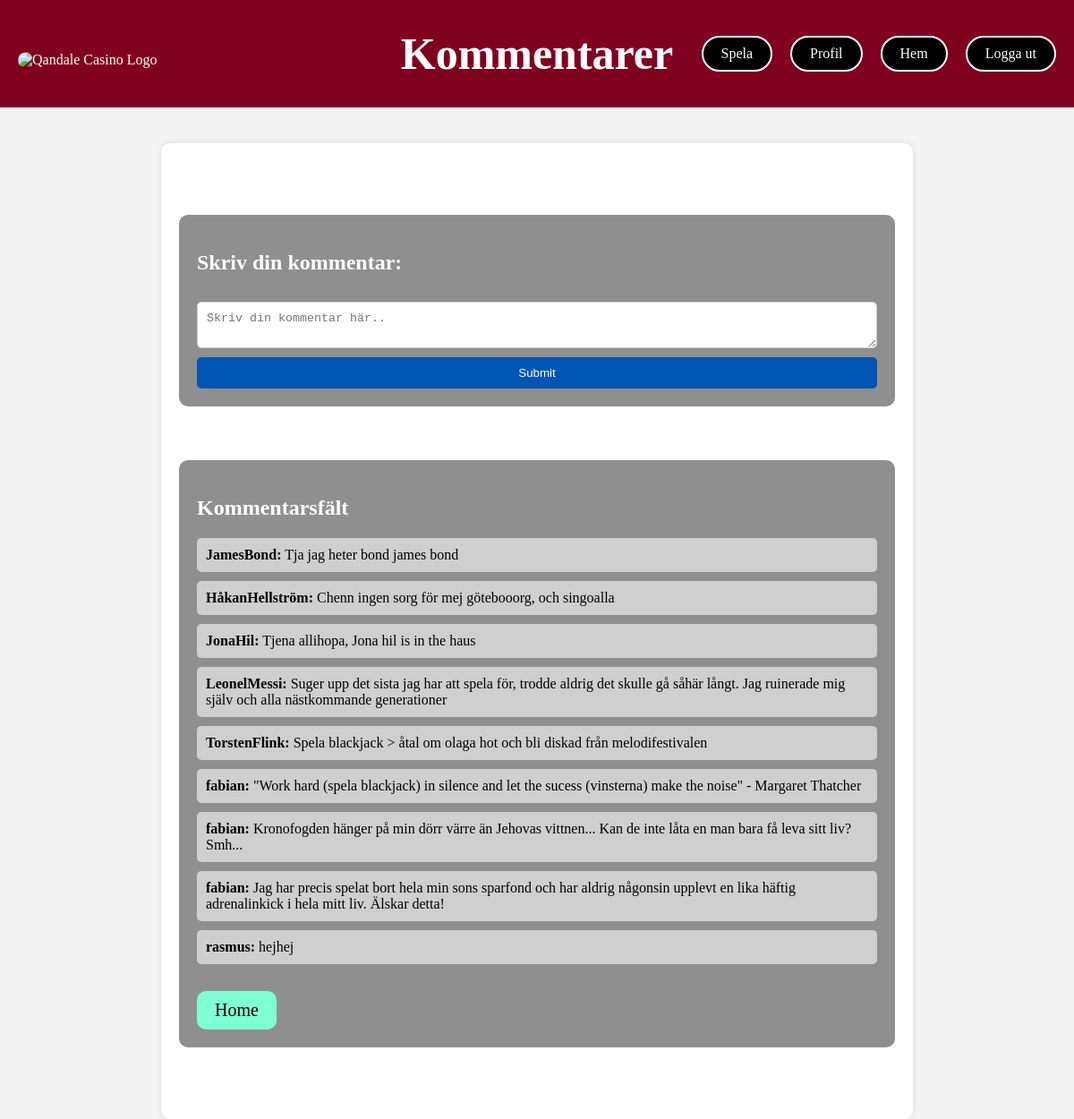
The page /displaycomments.php on the database as committed earlier.
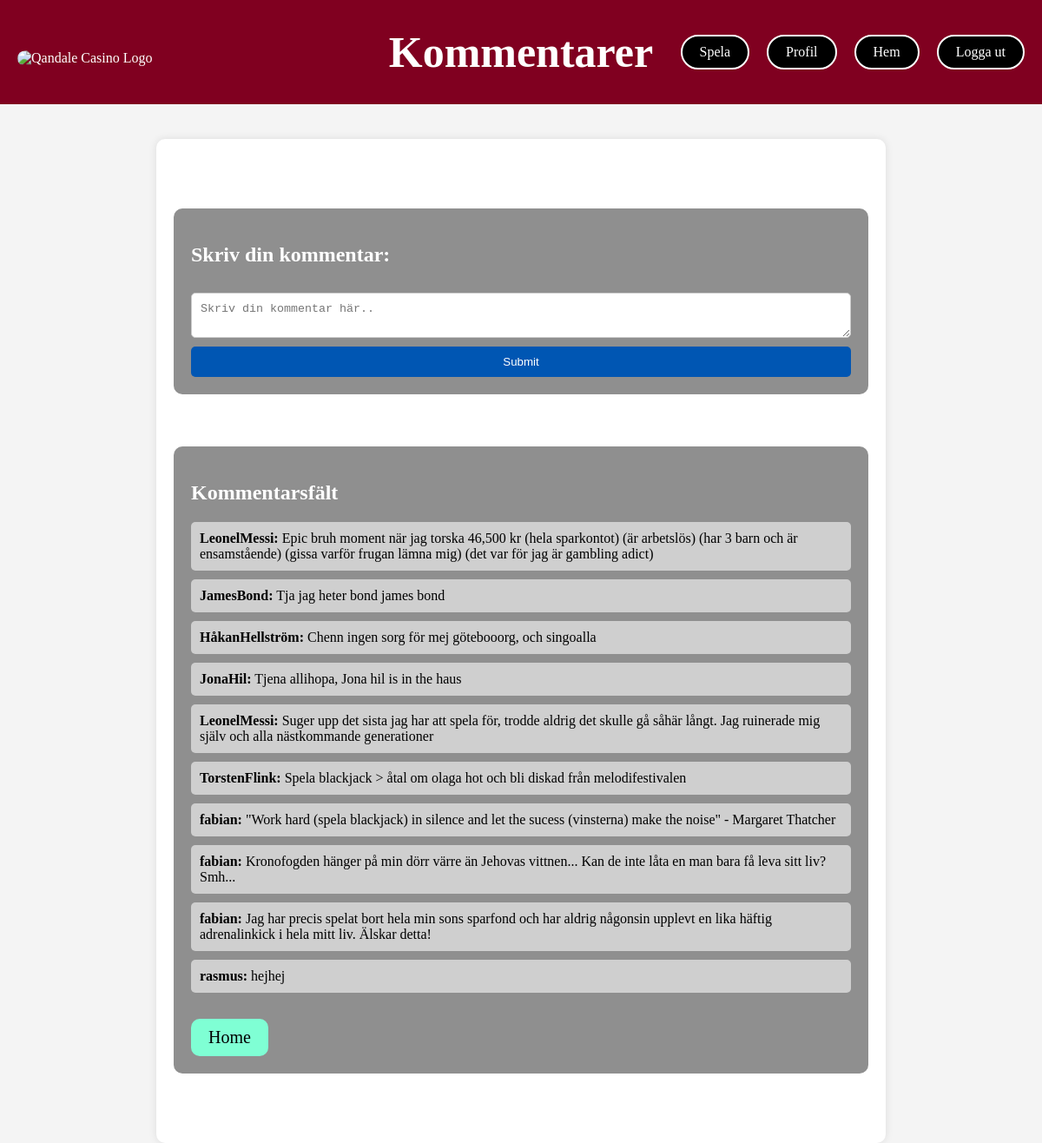
The same page on the database as committed later.
### tables this page shows
CREATE TABLE "Comments" (
	"commentID"	INTEGER PRIMARY KEY,
	"userID"	INTEGER,
	"comment"	TEXT,
	FOREIGN KEY("userID") REFERENCES "Users"("userID")
);

### displaycomments.php (the view, shortened to what this page needs)
<!DOCTYPE html>
<html lang="en">
<head>
    <link rel="stylesheet" href="displaycomments.css">
</head>
<body>
    <aside id="topbar">
        <div class="topbar-container">
            <img src="NyaQuandale.gif" alt="Qandale Casino Logo" class="topbar-logo" href="./index.php">
            <h1> Kommentarer</h1>
            <div class="button-container">
                <button onclick="navigateTo('weather.php')">Spela</button>
                <button onclick="navigateTo('profile.php')">Profil</button>
                <button onclick="navigateTo('index.php')">Hem</button>
                <button onclick="navigateTo('logOut.php')">Logga ut</button>
            </div>
        </div>
    </aside>
    <main class="container">
        <section class="commentbox">
            <h2>Skriv din kommentar:</h2>
            <form action="addcomment.php" method="post">
                <textarea name="comment" placeholder="Skriv din kommentar här.." required></textarea>
                <button type="Skicka">Submit</button>
            </form>
        </section>
        <section class="commentsection" id="comments-section">
            <h2>Kommentarsfält</h2>
            <?php
            $db = new SQLite3("./db/database.db");
            $query = "SELECT Comments.comment, User.username
                      FROM Comments
                      JOIN User ON Comments.userID = User.userID
                      ORDER BY Comments.commentID DESC";
            $result = $db->query($query);
            while ($row = $result->fetchArray()) {
                echo "<p><b>{$row['username']}:</b> {$row['comment']}</p>";
            }
            ?>
            <a href="./index.php" class="home-button">Home</a>
        </section>
    </main>
</body>
</html>

### displaycomments.css (style rules this page uses)
body, html { margin: 0; padding: 0; background-color: #f4f4f4; height: 100%; }
#topbar { width: 100%; background-color: #800020; color: white; display: flex; justify-content: center; align-items: center; box-sizing: border-box; padding: 60px 0; position: fixed; top: 0; z-index: 1000; }
.topbar-container { width: 100%; max-width: 1200px; display: flex; justify-content: space-between; align-items: center; padding: 0 20px; position: relative; }
h1 { position: absolute; font-size: 50px; left: 50%; transform: translateX(-50%); margin: 0; }
.topbar-logo { max-height: 150px; position: absolute; top: 80%; left: 20px; transform: translateY(-10%); border-radius: 80px; }
.button-container { display: flex; gap: 20px; right: 20px; position: absolute; top: 50%; transform: translateY(-50%); }
.button-container button { height: 40px; padding: 10px 20px; font-size: 16px; cursor: pointer; background-color: rgb(0, 0, 0); border: none; border-radius: 20px; color: white; text-decoration: none; font-family: 'Times New Roman', Times, serif; display: flex; align-items: center; justify-content: center; border: 2px solid white; }
.container { width: 80%; max-width: 800px; margin: 20px auto; padding: 20px; margin-top: 160px; background: white; border-radius: 10px; box-shadow: 0 0 10px rgba(0, 0, 0, 0.1); }
.commentbox, .commentsection { margin: 60px 0; padding: 20px; border-radius: 10px; background: #8f8f8f; color: white; }
.commentbox form { display: flex; flex-direction: column; }
.commentbox textarea { margin: 10px 0; padding: 10px; border-radius: 5px; border: 1px solid #ccc; resize: vertical; }
.commentbox button { padding: 10px 20px; border: none; border-radius: 5px; background: #0056b3; color: white; cursor: pointer; transition: background 0.3s; }
.commentsection p { margin: 10px 0; padding: 10px; background: #cfcfcf; border-radius: 5px; color: black; }
.home-button { display: inline-block; margin-top: 20px; padding: 10px 20px; background: aquamarine; border-radius: 10px; text-decoration: none; color: black; font-size: 20px; transition: background 0.3s; }

Rows that differ between the two databases and show on the page:
added comments: username "LeonelMessi", comment "Epic bruh moment när jag torska 46,500 kr (hela sparkontot) (är arbetslös) (har 3 barn och är ensamstående) (gissa varför frugan lämna mig) (det var för jag är gambling adict)"
